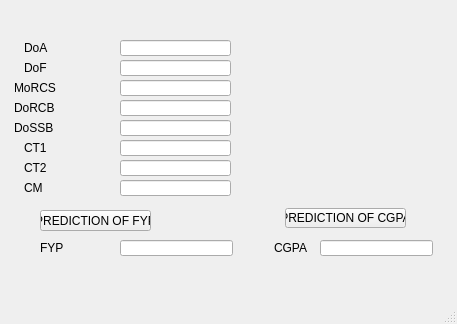
<?xml version="1.0" encoding="UTF-8"?>
<ui version="4.0">
 <class>MainWindow</class>
 <widget class="QMainWindow" name="MainWindow">
  <property name="geometry">
   <rect>
    <x>0</x>
    <y>0</y>
    <width>457</width>
    <height>324</height>
   </rect>
  </property>
  <property name="windowTitle">
   <string>MainWindow</string>
  </property>
  <widget class="QWidget" name="centralwidget">
   <widget class="QLineEdit" name="lineEdit">
    <property name="geometry">
     <rect>
      <x>120</x>
      <y>40</y>
      <width>111</width>
      <height>16</height>
     </rect>
    </property>
   </widget>
   <widget class="QLabel" name="label">
    <property name="geometry">
     <rect>
      <x>24</x>
      <y>40</y>
      <width>81</width>
      <height>16</height>
     </rect>
    </property>
    <property name="text">
     <string>DoA</string>
    </property>
   </widget>
   <widget class="QLabel" name="label_2">
    <property name="geometry">
     <rect>
      <x>24</x>
      <y>60</y>
      <width>81</width>
      <height>16</height>
     </rect>
    </property>
    <property name="text">
     <string>DoF</string>
    </property>
   </widget>
   <widget class="QLabel" name="label_3">
    <property name="geometry">
     <rect>
      <x>14</x>
      <y>80</y>
      <width>91</width>
      <height>16</height>
     </rect>
    </property>
    <property name="text">
     <string>MoRCS</string>
    </property>
   </widget>
   <widget class="QLabel" name="label_4">
    <property name="geometry">
     <rect>
      <x>14</x>
      <y>100</y>
      <width>91</width>
      <height>16</height>
     </rect>
    </property>
    <property name="text">
     <string>DoRCB</string>
    </property>
   </widget>
   <widget class="QLabel" name="label_5">
    <property name="geometry">
     <rect>
      <x>14</x>
      <y>120</y>
      <width>91</width>
      <height>16</height>
     </rect>
    </property>
    <property name="text">
     <string>DoSSB</string>
    </property>
   </widget>
   <widget class="QLabel" name="label_6">
    <property name="geometry">
     <rect>
      <x>24</x>
      <y>140</y>
      <width>81</width>
      <height>16</height>
     </rect>
    </property>
    <property name="text">
     <string>CT1</string>
    </property>
   </widget>
   <widget class="QLabel" name="label_7">
    <property name="geometry">
     <rect>
      <x>24</x>
      <y>160</y>
      <width>81</width>
      <height>16</height>
     </rect>
    </property>
    <property name="text">
     <string>CT2</string>
    </property>
   </widget>
   <widget class="QLineEdit" name="lineEdit_2">
    <property name="geometry">
     <rect>
      <x>120</x>
      <y>60</y>
      <width>111</width>
      <height>16</height>
     </rect>
    </property>
   </widget>
   <widget class="QLineEdit" name="lineEdit_3">
    <property name="geometry">
     <rect>
      <x>120</x>
      <y>80</y>
      <width>111</width>
      <height>16</height>
     </rect>
    </property>
   </widget>
   <widget class="QLineEdit" name="lineEdit_4">
    <property name="geometry">
     <rect>
      <x>120</x>
      <y>100</y>
      <width>111</width>
      <height>16</height>
     </rect>
    </property>
   </widget>
   <widget class="QLineEdit" name="lineEdit_5">
    <property name="geometry">
     <rect>
      <x>120</x>
      <y>120</y>
      <width>111</width>
      <height>16</height>
     </rect>
    </property>
   </widget>
   <widget class="QLineEdit" name="lineEdit_6">
    <property name="geometry">
     <rect>
      <x>120</x>
      <y>140</y>
      <width>111</width>
      <height>16</height>
     </rect>
    </property>
   </widget>
   <widget class="QLineEdit" name="lineEdit_7">
    <property name="geometry">
     <rect>
      <x>120</x>
      <y>160</y>
      <width>111</width>
      <height>16</height>
     </rect>
    </property>
   </widget>
   <widget class="QLabel" name="label_8">
    <property name="geometry">
     <rect>
      <x>24</x>
      <y>180</y>
      <width>81</width>
      <height>16</height>
     </rect>
    </property>
    <property name="text">
     <string>CM</string>
    </property>
   </widget>
   <widget class="QLineEdit" name="lineEdit_8">
    <property name="geometry">
     <rect>
      <x>120</x>
      <y>180</y>
      <width>111</width>
      <height>16</height>
     </rect>
    </property>
   </widget>
   <widget class="QPushButton" name="pushButton">
    <property name="geometry">
     <rect>
      <x>40</x>
      <y>210</y>
      <width>111</width>
      <height>21</height>
     </rect>
    </property>
    <property name="text">
     <string>PREDICTION OF FYP</string>
    </property>
   </widget>
   <widget class="QLabel" name="label_9">
    <property name="geometry">
     <rect>
      <x>40</x>
      <y>240</y>
      <width>31</width>
      <height>16</height>
     </rect>
    </property>
    <property name="text">
     <string>FYP</string>
    </property>
   </widget>
   <widget class="QLineEdit" name="lineEdit_9">
    <property name="geometry">
     <rect>
      <x>120</x>
      <y>240</y>
      <width>113</width>
      <height>16</height>
     </rect>
    </property>
   </widget>
   <widget class="QPushButton" name="pushButton_2">
    <property name="geometry">
     <rect>
      <x>285</x>
      <y>208</y>
      <width>121</width>
      <height>20</height>
     </rect>
    </property>
    <property name="text">
     <string>PREDICTION OF CGPA</string>
    </property>
   </widget>
   <widget class="QLabel" name="label_10">
    <property name="geometry">
     <rect>
      <x>274</x>
      <y>240</y>
      <width>41</width>
      <height>16</height>
     </rect>
    </property>
    <property name="text">
     <string>CGPA</string>
    </property>
   </widget>
   <widget class="QLineEdit" name="lineEdit_10">
    <property name="geometry">
     <rect>
      <x>320</x>
      <y>240</y>
      <width>113</width>
      <height>16</height>
     </rect>
    </property>
   </widget>
  </widget>
  <widget class="QMenuBar" name="menubar">
   <property name="geometry">
    <rect>
     <x>0</x>
     <y>0</y>
     <width>457</width>
     <height>18</height>
    </rect>
   </property>
  </widget>
  <widget class="QStatusBar" name="statusbar"/>
 </widget>
 <resources/>
 <connections/>
</ui>
